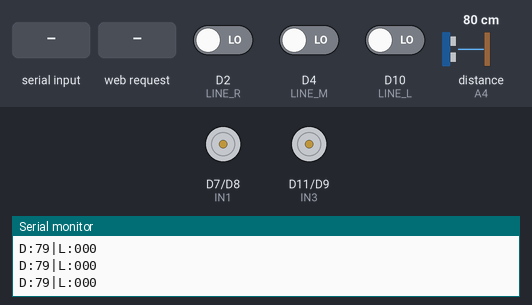
The sketch below on a simulated Arduino Uno R4 WiFi. Parts: motor-driver pin pairs drawn as motors (green arrow = first pin HIGH = forward, orange = second pin HIGH = backward, longer = more drive, scaled by the enable pin), the last lines printed to the serial monitor. Wiring (inferred from the names in the program): ultrasonic range finder: trigger A5; echo A4. The test bench sets the inputs (shaded band); at power-on: D2 (LINE_R) LOW, D4 (LINE_M) LOW, D10 (LINE_L) LOW, distance to the obstacle (sensor on A4) 80 cm. The echo pulse lasts 58.3 µs per cm; WiFi joins after 1.5 s; servers stay silent unless stated.

Above: at 1.2 s.
1.3 s: "1\n" received over Serial
At 4.0 s:
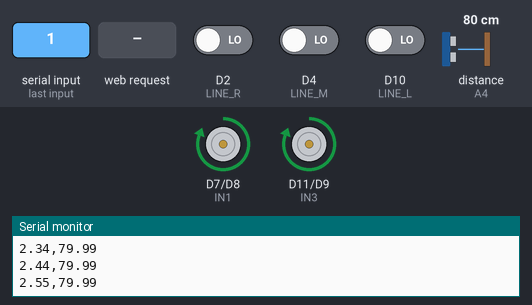
4.3 s: "3\n" received over Serial
7.3 s: HTTP request GET /cmd received
10.3 s: "B\n" received over Serial
At 11.5 s:
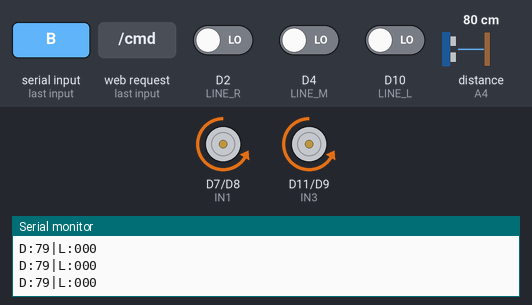
11.8 s: "L\n" received over Serial
At 12.9 s:
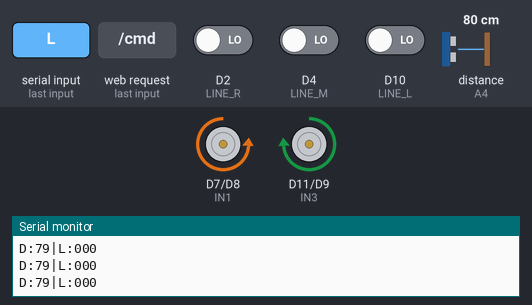
13.3 s: "R\n" received over Serial
At 14.3 s:
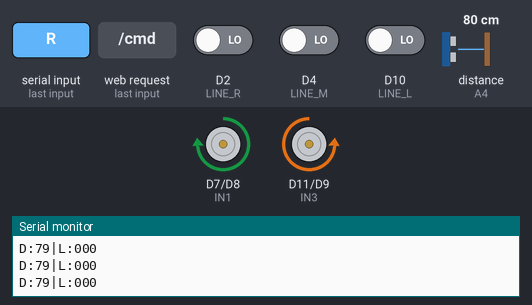
Timing chart, 0 to 15.8 s (numbered marks = the images above; inputs shaded):
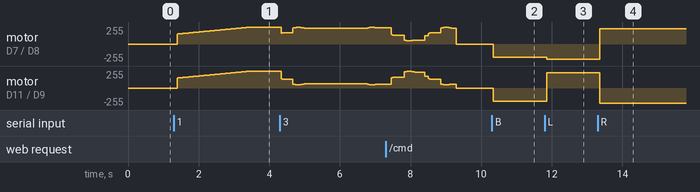

The sketch:

BlackCarFirmware.ino
```cpp
/*
  Black Car - Basic Motor Test & Obstacle Avoidance + Line Tracking
  Target: Elegoo Smart Robot Car V3.0 (Arduino Uno R3 / Uno R4 WiFi)
*/

// * Motor Pins
#define ENA 5
#define ENB 6
#define IN1 7 // Reverted to Original (Forward)
#define IN2 8 // Reverted to Original
#define IN3 11 // Swapped (Fixing Right Motor)
#define IN4 9  // Swapped (Fixing Right Motor)

// * Ultrasonic Pins
#define TRIG A5
#define ECHO A4

// * Line Sensor Pins (Elegoo V3.0 Standard)
#define LINE_L 10
#define LINE_M 4
#define LINE_R 2

// * State Variables
char command = 'S';
int speed = 200;
int turnSpeed = 230;
bool autoMode = false;

// * Wi-Fi (Uno R4 WiFi only)
#if defined(ARDUINO_UNOR4_WIFI)
#include <WiFiS3.h>
const char WIFI_SSID[] = "3E+K";
const char WIFI_PASS[] = "Tuba2thpaste";
bool wifiConnected = false;
bool wifiServerStarted = false;
unsigned long lastWifiAttempt = 0;
const unsigned long WIFI_RETRY_MS = 5000;
WiFiServer wifiServer(80);
char lastLineBits[4] = "000";
int lastDistanceCm = -1;
unsigned long lastLabSeq = 0;
float lastLabT = 0.0;
float lastLabY = 0.0;
void serviceWiFi();
void serviceWiFiServer();
void updateTelemetryValues(int distance, int lVal, int mVal, int rVal);
void recordLabSample(float t, float y);
#endif

// * Lab State
int currentLab = 0; // 0=None, 1=Drag, 2=Brake, 3=Osc
unsigned long labStartTime = 0;
unsigned long lastLogTime = 0;

// * Function Prototypes
void moveForward(int speed);
void moveBackward(int speed);
void turnLeft(int speed);
void turnRight(int speed);
void stopMotors();
float getFilteredDistance();
float getRawDistance();
void runLabLogic();
void waitForSerial();
void handleCommand(char cmd);

void waitForSerial() {
#if defined(ARDUINO_UNOR4_WIFI) || defined(ARDUINO_UNOR4_MINIMA)
  // Allow native USB boards to enumerate so READY isn't missed.
  unsigned long start = millis();
  while (!Serial && (millis() - start < 2000)) {
    delay(10);
  }
#endif
}

void setup() {
  Serial.begin(9600);
  waitForSerial();

  // Motor Config
  pinMode(ENA, OUTPUT);
  pinMode(ENB, OUTPUT);
  pinMode(IN1, OUTPUT);
  pinMode(IN2, OUTPUT);
  pinMode(IN3, OUTPUT);
  pinMode(IN4, OUTPUT);

  // Sensor Config
  pinMode(TRIG, OUTPUT);
  pinMode(ECHO, INPUT);

  pinMode(LINE_L, INPUT);
  pinMode(LINE_M, INPUT);
  pinMode(LINE_R, INPUT);

  stopMotors();
  Serial.println("READY");

#if defined(ARDUINO_UNOR4_WIFI)
  serviceWiFi(); // Kick off Wi-Fi connection attempt
#endif
}

void loop() {
#if defined(ARDUINO_UNOR4_WIFI)
  serviceWiFi();
  serviceWiFiServer();
#endif

  // * 1. Process Incoming Commands
  if (Serial.available() > 0) {
    command = Serial.read();
    handleCommand(command);
  }

  // * 2. Lab Execution
  if (currentLab > 0) {
    runLabLogic();
    return; // Skip normal telemetry/auto logic during Lab
  }

  // * 3. Read Sensors
  int distance = getFilteredDistance();
  int lVal = digitalRead(LINE_L);
  int mVal = digitalRead(LINE_M);
  int rVal = digitalRead(LINE_R);
#if defined(ARDUINO_UNOR4_WIFI)
  updateTelemetryValues(distance, lVal, mVal, rVal);
#endif

  // Send Telemetry (~10Hz) - ONLY IN FREE DRIVE MODE
  static unsigned long lastTelem = 0;
  if (millis() - lastTelem > 100) {
    if (currentLab == 0) {
      Serial.print("D:"); Serial.print(distance);
      Serial.print("|L:"); Serial.print(lVal); Serial.print(mVal); Serial.println(rVal);
    }
    lastTelem = millis();
  }

  // * 4. Auto Mode Logic (Roam -> Line Capture -> Safety Stop)
  if (autoMode) {
    // ! Priority 1: Safety Stop (Close Obstacle)
    if (distance < 15 && distance > 0) {
      stopMotors();
    }
    // ! Priority 2: Line Capture (If ANY sensor sees line)
    else if (lVal == HIGH || mVal == HIGH || rVal == HIGH) {
       // Line Following Logic
       if (mVal == HIGH) {
        moveForward(150);
       } else if (lVal == HIGH) {
        turnLeft(turnSpeed);
       } else if (rVal == HIGH) {
        turnRight(turnSpeed);
       }
    }
    // ! Priority 3: Free Roam (Wander)
    else {
      // Basic Obstacle Avoidance (Wander)
      if (distance < 30 && distance > 0) {
        stopMotors();
        delay(200);
        moveBackward(150);
        delay(400);
        turnLeft(turnSpeed);
        delay(500);
      } else {
        moveForward(180);
      }
    }
  }

  delay(10);
}

#if defined(ARDUINO_UNOR4_WIFI)
void serviceWiFi() {
  if (WiFi.status() == WL_NO_MODULE) {
    if (!wifiConnected) {
      Serial.println("WIFI:NoModule");
      wifiConnected = true; // Prevent spamming the log
    }
    return;
  }

  if (WiFi.status() == WL_CONNECTED) {
    if (!wifiConnected) {
      wifiConnected = true;
      Serial.print("WIFI:Connected IP=");
      Serial.println(WiFi.localIP());
      if (!wifiServerStarted) {
        wifiServer.begin();
        wifiServerStarted = true;
        Serial.print("WIFI:Server http://");
        Serial.print(WiFi.localIP());
        Serial.println("/");
      }
    }
    return;
  }

  wifiConnected = false;
  if (millis() - lastWifiAttempt < WIFI_RETRY_MS) return;

  lastWifiAttempt = millis();
  Serial.print("WIFI:Connecting ");
  Serial.println(WIFI_SSID);
  WiFi.begin(WIFI_SSID, WIFI_PASS);
}

void updateTelemetryValues(int distance, int lVal, int mVal, int rVal) {
  lastDistanceCm = distance;
  lastLineBits[0] = lVal ? '1' : '0';
  lastLineBits[1] = mVal ? '1' : '0';
  lastLineBits[2] = rVal ? '1' : '0';
  lastLineBits[3] = '\0';
}

void recordLabSample(float t, float y) {
  lastLabT = t;
  lastLabY = y;
  lastLabSeq++;
}

void serviceWiFiServer() {
  if (!wifiServerStarted) return;
  WiFiClient client = wifiServer.available();
  if (!client) return;

  String reqLine = client.readStringUntil('\n');
  if (reqLine.length() == 0) {
    client.stop();
    return;
  }

  int firstSpace = reqLine.indexOf(' ');
  int secondSpace = reqLine.indexOf(' ', firstSpace + 1);
  if (firstSpace < 0 || secondSpace < 0) {
    client.stop();
    return;
  }

  String path = reqLine.substring(firstSpace + 1, secondSpace);

  while (client.connected()) {
    String line = client.readStringUntil('\n');
    if (line == "\r" || line.length() == 0) break;
  }

  if (path.startsWith("/cmd")) {
    int idx = path.indexOf("c=");
    if (idx >= 0 && idx + 2 < path.length()) {
      char c = path.charAt(idx + 2);
      handleCommand(c);
    }

    client.println("HTTP/1.1 200 OK");
    client.println("Content-Type: application/json");
    client.println("Access-Control-Allow-Origin: *");
    client.println("Connection: close");
    client.println();
    client.println("{\"ok\":true}");
    client.stop();
    return;
  }

  if (path.startsWith("/status")) {
    client.println("HTTP/1.1 200 OK");
    client.println("Content-Type: application/json");
    client.println("Access-Control-Allow-Origin: *");
    client.println("Connection: close");
    client.println();
    client.print("{\"distance\":");
    client.print(lastDistanceCm);
    client.print(",\"line\":\"");
    client.print(lastLineBits);
    client.print("\",\"labMode\":");
    client.print(currentLab);
    client.print(",\"labSeq\":");
    client.print(lastLabSeq);
    client.print(",\"labT\":");
    client.print(lastLabT, 3);
    client.print(",\"labY\":");
    client.print(lastLabY, 3);
    client.println("}");
    client.stop();
    return;
  }

  client.println("HTTP/1.1 404 Not Found");
  client.println("Access-Control-Allow-Origin: *");
  client.println("Connection: close");
  client.println();
  client.stop();
}
#endif

// * --- LAB LOGIC ---
void runLabLogic() {
  unsigned long t = millis() - labStartTime;
  float t_sec = t / 1000.0;

  // * LAB 1: Drag Race (Pos vs Time)
  if (currentLab == 1) {
    // Profile: Accel (0-2s), Coast (2-3s), Stop (>3s)
    if (t < 2000) moveForward(150 + (t/20)); // Ramp speed
    else if (t < 3000) moveForward(255);
    else stopMotors();

    // Log Data (10Hz)
    if (millis() - lastLogTime > 100) {
      float d = getRawDistance(); // Now returns float
      Serial.print(t_sec); Serial.print(","); Serial.println(d);
#if defined(ARDUINO_UNOR4_WIFI)
      recordLabSample(t_sec, d);
#endif
      lastLogTime = millis();
    }

    if (t > 4000) { stopMotors(); currentLab = 0; } // End
  }

  // * LAB 2: Braking
  else if (currentLab == 2) {
    static float lastDist = 0; // Changed to float
    if (t < 1500) moveForward(255);
    else stopMotors();

    if (millis() - lastLogTime > 100) {
      float d = getRawDistance(); // Now returns float
      if (lastDist == 0) lastDist = d;
      float v = (d - lastDist) / 0.1;
      lastDist = d;
      if (abs(v) < 500) {
        Serial.print(t_sec); Serial.print(","); Serial.println(v);
#if defined(ARDUINO_UNOR4_WIFI)
        recordLabSample(t_sec, v);
#endif
      }
      lastLogTime = millis();
    }
    if (t > 3000) { stopMotors(); currentLab = 0; }
  }

  // * LAB 3: Oscillator (Heading/Power vs Time)
  else if (currentLab == 3) {
    // Snake Pattern
    float val = sin(t_sec * 3.0) * 100; // Amplitude 100, Freq ~0.5Hz

    int pLeft = 150 + val;
    int pRight = 150 - val;

    // Motor Control directly
    analogWrite(ENA, constrain(pLeft, 0, 255));
    analogWrite(ENB, constrain(pRight, 0, 255));
    digitalWrite(IN1, HIGH); digitalWrite(IN2, LOW);
    digitalWrite(IN3, HIGH); digitalWrite(IN4, LOW);

    if (millis() - lastLogTime > 100) {
      // Log "Offset" (Simulated by the sine value being driven)
      Serial.print(t_sec); Serial.print(","); Serial.println(val);
#if defined(ARDUINO_UNOR4_WIFI)
      recordLabSample(t_sec, val);
#endif
      lastLogTime = millis();
    }

    if (t > 5000) { stopMotors(); currentLab = 0; }
  }

  // * LAB 4: Radar Trap (Stationary)
  else if (currentLab == 4) {
    stopMotors();
    if (millis() - lastLogTime > 100) { // 10Hz
       float h = getFilteredDistance();
       Serial.print(t_sec); Serial.print(","); Serial.println(h, 2); // 2 decimal places
#if defined(ARDUINO_UNOR4_WIFI)
       recordLabSample(t_sec, h);
#endif
       lastLogTime = millis();
    }
    // No auto-stop. User must press Stop on UI.
  }

  // * LAB 5: Harmonic Motion (Stationary)
  else if (currentLab == 5) {
    stopMotors();
    if (millis() - lastLogTime > 100) { // 10Hz
       float y = getFilteredDistance();
       Serial.print(t_sec); Serial.print(","); Serial.println(y, 2); // 2 decimal places
#if defined(ARDUINO_UNOR4_WIFI)
       recordLabSample(t_sec, y);
#endif
       lastLogTime = millis();
    }
    // No auto-stop. User must press Stop on UI.
  }
}

// * --- FILTERING LOGIC ---

float getFilteredDistance() {
  float readings[3];
  for (int i = 0; i < 3; i++) { readings[i] = getRawDistance(); delay(30); }
  // Simple Bubble Sort
  if (readings[0] > readings[1]) { float t = readings[0]; readings[0] = readings[1]; readings[1] = t; }
  if (readings[1] > readings[2]) { float t = readings[1]; readings[1] = readings[2]; readings[2] = t; }
  if (readings[0] > readings[1]) { float t = readings[0]; readings[0] = readings[1]; readings[1] = t; }
  return readings[1];
}

float getRawDistance() {

  digitalWrite(TRIG, LOW); delayMicroseconds(2);

  digitalWrite(TRIG, HIGH); delayMicroseconds(10);

  digitalWrite(TRIG, LOW);

  long duration = pulseIn(ECHO, HIGH, 30000);

  if (duration == 0) return 400.0;

  float cm = duration * 0.0343 / 2.0;

  if (cm < 2.0) return 400.0;

  if (cm > 400.0) return 400.0;

  return cm;

}

// * --- MOTOR FUNCTIONS ---

void moveForward(int speed) {
  analogWrite(ENA, speed);
  analogWrite(ENB, speed);
  digitalWrite(IN1, HIGH);
  digitalWrite(IN2, LOW);
  digitalWrite(IN3, HIGH);
  digitalWrite(IN4, LOW);
}

void moveBackward(int speed) {
  analogWrite(ENA, speed);
  analogWrite(ENB, speed);
  digitalWrite(IN1, LOW);
  digitalWrite(IN2, HIGH);
  digitalWrite(IN3, LOW);
  digitalWrite(IN4, HIGH);
}

void turnLeft(int speed) {
  analogWrite(ENA, speed);
  analogWrite(ENB, speed);
  digitalWrite(IN1, LOW);
  digitalWrite(IN2, HIGH);
  digitalWrite(IN3, HIGH);
  digitalWrite(IN4, LOW);
}

void turnRight(int speed) {
  analogWrite(ENA, speed);
  analogWrite(ENB, speed);
  digitalWrite(IN1, HIGH);
  digitalWrite(IN2, LOW);
  digitalWrite(IN3, LOW);
  digitalWrite(IN4, HIGH);
}

void stopMotors() {
  digitalWrite(ENA, LOW);
  digitalWrite(ENB, LOW);
  digitalWrite(IN1, LOW);
  digitalWrite(IN2, LOW);
  digitalWrite(IN3, LOW);
  digitalWrite(IN4, LOW);
}

void handleCommand(char cmd) {
  // Debug: Confirm we heard the command
  // Serial.print("CMD:"); Serial.println(cmd); // Commented out to keep CSV clean

  if (cmd == 'F') { moveForward(speed); autoMode = false; currentLab = 0; }
  else if (cmd == 'B') { moveBackward(speed); autoMode = false; currentLab = 0; }
  else if (cmd == 'L') { turnLeft(turnSpeed); autoMode = false; currentLab = 0; }
  else if (cmd == 'R') { turnRight(turnSpeed); autoMode = false; currentLab = 0; }
  else if (cmd == 'S') { stopMotors(); autoMode = false; currentLab = 0; }
  else if (cmd == 'A') { autoMode = true; currentLab = 0; } // Auto Mode
  else if (cmd == 'M') { autoMode = false; currentLab = 0; stopMotors(); }

  // Lab Commands
  else if (cmd == '1') { currentLab = 1; labStartTime = millis(); autoMode = false; }
  else if (cmd == '2') { currentLab = 2; labStartTime = millis(); autoMode = false; }
  else if (cmd == '3') { currentLab = 3; labStartTime = millis(); autoMode = false; }
  else if (cmd == '4') { currentLab = 4; labStartTime = millis(); autoMode = false; stopMotors(); }
  else if (cmd == '5') { currentLab = 5; labStartTime = millis(); autoMode = false; stopMotors(); }
#if defined(ARDUINO_UNOR4_WIFI)
  else if (cmd == 'I') {
    if (WiFi.status() == WL_CONNECTED) {
      Serial.print("WIFI:IP=");
      Serial.println(WiFi.localIP());
    } else {
      Serial.println("WIFI:NotConnected");
    }
  }
#endif
}
```

Measured:
- after the input at 1.3 s, motor on D7 (IN1) / D8 (IN2), motor on D11 (IN3) / D9 (IN4): moves from stopped to forward 255/255 over 2.0 s, starting after 0.09 s
- after the input at 10.3 s, motor on D7 (IN1) / D8 (IN2), motor on D11 (IN3) / D9 (IN4): stopped → backward 200/255 after 0.05 s
- after the input at 11.8 s, motor on D7 (IN1) / D8 (IN2): backward 200/255 → backward 230/255 after 0.05 s; motor on D11 (IN3) / D9 (IN4): backward 200/255 → forward 230/255 after 0.05 s
- after the input at 13.3 s, motor on D7 (IN1) / D8 (IN2): backward 230/255 → forward 230/255 after 0.06 s; motor on D11 (IN3) / D9 (IN4): forward 230/255 → backward 230/255 after 0.06 s
